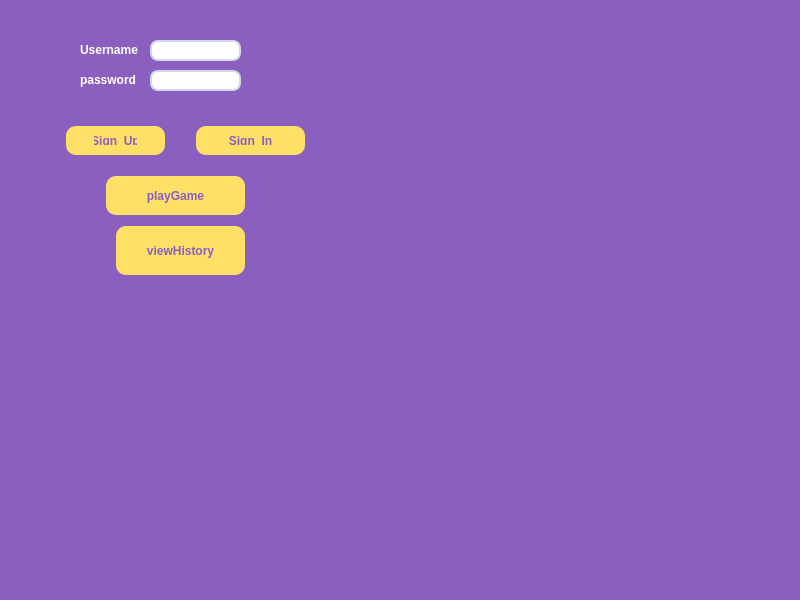
<?xml version="1.0" encoding="UTF-8"?>
<ui version="4.0">
 <class>MainWindow</class>
 <widget class="QMainWindow" name="MainWindow">
  <property name="geometry">
   <rect>
    <x>0</x>
    <y>0</y>
    <width>800</width>
    <height>600</height>
   </rect>
  </property>
  <property name="windowTitle">
   <string>MainWindow</string>
  </property>
  <property name="styleSheet">
   <string notr="true">/* Modern Qt Tic-Tac-Toe Application Stylesheet */

/* Main Window and QStackedWidget Background: bright burble */
QMainWindow, QStackedWidget {
    background: #b39ddb;
    color: #ffffff;
    font-family: 'Segoe UI', Arial, sans-serif;
}

/* All other widgets default to main background unless overridden */
QWidget {
    background: #8b5fbf;
    color: #ffffff;
    font-family: 'Segoe UI', Arial, sans-serif;
}

/* Login Page Styling */
QWidget#loginPage {
    background: rgba(255, 255, 255, 0.05);
    border-radius: 10px;
}

/* Input Fields: Always white background, dark text */
QLineEdit {
    background: #fff;
    color: #2d3748;
    border: 2px solid #d1d9e6;
    border-radius: 8px;
    padding: 8px 14px;
    selection-background-color: rgba(255, 255, 255, 0.3);
}

QLineEdit:focus {
    border: 2px solid rgba(255, 255, 255, 0.6);
    background: #fff; /* Pure white on focus */
    outline: none;
}

QLineEdit::placeholder {
    color: rgba(45, 55, 72, 0.5);
}

/* Labels */
QLabel {
    color: #fff;
    font-weight: 500;
}

/* Primary Buttons (Sign In/Sign Up/Play Game/View History) */
QPushButton#SignIn, QPushButton#SignUp,
QPushButton#playGameButton, QPushButton#viewHistoryButton {
    background: #ffe066;
    color: #8b5fbf;
    border: none;
    border-radius: 10px;
    padding: 10px 28px;
    font-weight: bold;
    margin: 6px;
}

QPushButton#SignIn:hover, QPushButton#SignUp:hover,
QPushButton#playGameButton:hover, QPushButton#viewHistoryButton:hover {
    background: #ffef99;
}

QPushButton#SignIn:pressed, QPushButton#SignUp:pressed,
QPushButton#playGameButton:pressed, QPushButton#viewHistoryButton:pressed {
    background: #ffd700;
}

/* Game Dialog Buttons */
QPushButton[text=&quot;PvP (Two Players)&quot;] {
    background: qlineargradient(x1: 0, y1: 0, x2: 1, y2: 0,
                stop: 0 #ffecd2, stop: 1 #fcb69f);
    border: none;
    border-radius: 12px;
    padding: 12px 20px;
    font-weight: 600;
    color: #2d3748;
}
QPushButton[text=&quot;PvP (Two Players)&quot;]:hover {
    background: qlineargradient(x1: 0, y1: 0, x2: 1, y2: 0,
                stop: 0 #ff9a9e, stop: 1 #fecfef);
}

QPushButton[text=&quot;PvAI (Play against AI)&quot;] {
    background: qlineargradient(x1: 0, y1: 0, x2: 1, y2: 0,
                stop: 0 #a8edea, stop: 1 #fed6e3);
    border: none;
    border-radius: 12px;
    padding: 12px 20px;
    font-weight: 600;
    color: #2d3748;
}
QPushButton[text=&quot;PvAI (Play against AI)&quot;]:hover {
    background: qlineargradient(x1: 0, y1: 0, x2: 1, y2: 0,
                stop: 0 #667eea, stop: 1 #764ba2);
    color: #ffffff;
}

QPushButton[text=&quot;Replay Game&quot;] {
    background: qlineargradient(x1: 0, y1: 0, x2: 1, y2: 0,
                stop: 0 #fbc2eb, stop: 1 #a6c1ee);
    border: none;
    border-radius: 12px;
    padding: 12px 20px;
    font-weight: 600;
    color: #2d3748;
}
QPushButton[text=&quot;Replay Game&quot;]:hover {
    background: qlineargradient(x1: 0, y1: 0, x2: 1, y2: 0,
                stop: 0 #f093fb, stop: 1 #f5576c);
    color: #ffffff;
}

/* Game Board Buttons (Tic-tac-toe cells) */
QPushButton[objectName^=&quot;gameCell&quot;] {
    background: #fff;
    color: #8b5fbf;
    border: 2px solid #cfcfcf;
    border-radius: 10px;
    font-weight: bold;
}
QPushButton[objectName^=&quot;gameCell&quot;]:hover {
    background: #ffe066;
    color: #5f72bd;
    transform: scale(1.05);
}
QPushButton[objectName^=&quot;gameCell&quot;]:pressed {
    background: rgba(240, 240, 240, 1);
}

/* X and O styling for game buttons */
QPushButton[text=&quot;X&quot;] {
    background: qlineargradient(x1: 0, y1: 0, x2: 1, y2: 1,
                stop: 0 #ff6b6b, stop: 1 #ff8e8e) !important;
    color: #ffffff !important;
    border: 2px solid #ff5252 !important;
}
QPushButton[text=&quot;O&quot;] {
    background: qlineargradient(x1: 0, y1: 0, x2: 1, y2: 1,
                stop: 0 #4ecdc4, stop: 1 #44a08d) !important;
    color: #ffffff !important;
    border: 2px solid #26d0ce !important;
}

/* Dialog Windows */
QDialog {
    background: #8b5fbf;
    color: #fff;
    font-family: 'Segoe UI', Arial, sans-serif;
    border-radius: 15px;
}

/* ComboBox */
QComboBox {
    background: rgba(255, 255, 255, 0.15);
    border: 2px solid rgba(255, 255, 255, 0.3);
    border-radius: 8px;
    padding: 8px 12px;
    color: #ffffff;
}
QComboBox:hover {
    border: 2px solid rgba(255, 255, 255, 0.5);
    background: rgba(255, 255, 255, 0.2);
}
QComboBox::drop-down {
    border: none;
    width: 20px;
}
QComboBox::down-arrow {
    image: none;
    border-left: 5px solid transparent;
    border-right: 5px solid transparent;
    border-top: 5px solid #ffffff;
    margin-right: 5px;
}
QComboBox QAbstractItemView {
    background: rgba(255, 255, 255, 0.95);
    color: #2d3748;
    border: 1px solid rgba(255, 255, 255, 0.3);
    border-radius: 8px;
    selection-background-color: rgba(102, 126, 234, 0.3);
}

/* Text Edit (History) */
QTextEdit {
    background: rgba(255, 255, 255, 0.95);
    border: 2px solid rgba(255, 255, 255, 0.3);
    border-radius: 12px;
    padding: 12px;
    color: #2d3748;
}

/* Scroll Bars */
QScrollBar:vertical {
    background: rgba(255, 255, 255, 0.1);
    width: 12px;
    border-radius: 6px;
    margin: 0;
}
QScrollBar::handle:vertical {
    background: rgba(255, 255, 255, 0.3);
    border-radius: 6px;
}
QScrollBar::handle:vertical:hover {
    background: rgba(255, 255, 255, 0.5);
}

/* Close/Cancel Buttons */
QPushButton[text=&quot;Close&quot;], QPushButton[text=&quot;Cancel&quot;] {
    background: qlineargradient(x1: 0, y1: 0, x2: 1, y2: 0,
                stop: 0 #ff6b6b, stop: 1 #ff8e8e);
    border: none;
    border-radius: 8px;
    padding: 10px 20px;
    font-weight: 600;
    color: #ffffff;
}
QPushButton[text=&quot;Close&quot;]:hover, QPushButton[text=&quot;Cancel&quot;]:hover {
    background: qlineargradient(x1: 0, y1: 0, x2: 1, y2: 0,
                stop: 0 #ff5252, stop: 1 #ff7979);
}

/* Animation Effects */
QPushButton {
    transition: all 0.3s ease;
}
QPushButton:hover {
    transform: translateY(-2px);
}
QPushButton:pressed {
    transform: translateY(0px);
}

/* Remove focus rectangle for a cleaner look */
QPushButton:focus { 
    outline: none; 
}

/* Frame Styling */
QFrame {
    background: transparent;
    border: none;
}

/* Input Dialog Styling */
QInputDialog {
    background: #8b5fbf;
    color: #ffffff;
}

/* Message Box Styling */
QMessageBox {
    background: #8b5fbf;
    color: #ffffff;
}
QMessageBox QPushButton {
    background: qlineargradient(x1: 0, y1: 0, x2: 1, y2: 0,
                stop: 0 #4ecdc4, stop: 1 #44a08d);
    border: none;
    border-radius: 8px;
    padding: 8px 16px;
    color: #ffffff;
}
</string>
  </property>
  <widget class="QWidget" name="centralwidget">
   <widget class="QLabel" name="label">
    <property name="geometry">
     <rect>
      <x>80</x>
      <y>40</y>
      <width>71</width>
      <height>20</height>
     </rect>
    </property>
    <property name="text">
     <string>Username</string>
    </property>
   </widget>
   <widget class="QPushButton" name="SignIn">
    <property name="geometry">
     <rect>
      <x>190</x>
      <y>120</y>
      <width>121</width>
      <height>41</height>
     </rect>
    </property>
    <property name="text">
     <string>Sign_In</string>
    </property>
   </widget>
   <widget class="QLabel" name="label_2">
    <property name="geometry">
     <rect>
      <x>80</x>
      <y>70</y>
      <width>61</width>
      <height>20</height>
     </rect>
    </property>
    <property name="text">
     <string>password</string>
    </property>
   </widget>
   <widget class="QLineEdit" name="Username">
    <property name="geometry">
     <rect>
      <x>150</x>
      <y>40</y>
      <width>91</width>
      <height>21</height>
     </rect>
    </property>
   </widget>
   <widget class="QLineEdit" name="Password">
    <property name="geometry">
     <rect>
      <x>150</x>
      <y>70</y>
      <width>91</width>
      <height>21</height>
     </rect>
    </property>
    <property name="echoMode">
     <enum>QLineEdit::EchoMode::Password</enum>
    </property>
   </widget>
   <widget class="QPushButton" name="SignUp">
    <property name="geometry">
     <rect>
      <x>60</x>
      <y>120</y>
      <width>111</width>
      <height>41</height>
     </rect>
    </property>
    <property name="text">
     <string>Sign_Up</string>
    </property>
   </widget>
   <widget class="QPushButton" name="playGameButton">
    <property name="geometry">
     <rect>
      <x>100</x>
      <y>170</y>
      <width>151</width>
      <height>51</height>
     </rect>
    </property>
    <property name="text">
     <string>playGame</string>
    </property>
   </widget>
   <widget class="QPushButton" name="viewHistoryButton">
    <property name="geometry">
     <rect>
      <x>110</x>
      <y>220</y>
      <width>141</width>
      <height>61</height>
     </rect>
    </property>
    <property name="text">
     <string>viewHistory</string>
    </property>
   </widget>
   <widget class="QStackedWidget" name="stackedWidget">
    <property name="geometry">
     <rect>
      <x>240</x>
      <y>280</y>
      <width>120</width>
      <height>80</height>
     </rect>
    </property>
    <property name="currentIndex">
     <number>0</number>
    </property>
    <widget class="QWidget" name="page"/>
    <widget class="QWidget" name="page_2"/>
   </widget>
  </widget>
  <widget class="QMenuBar" name="menubar">
   <property name="geometry">
    <rect>
     <x>0</x>
     <y>0</y>
     <width>800</width>
     <height>18</height>
    </rect>
   </property>
  </widget>
  <widget class="QStatusBar" name="statusbar"/>
 </widget>
 <resources/>
 <connections/>
</ui>
